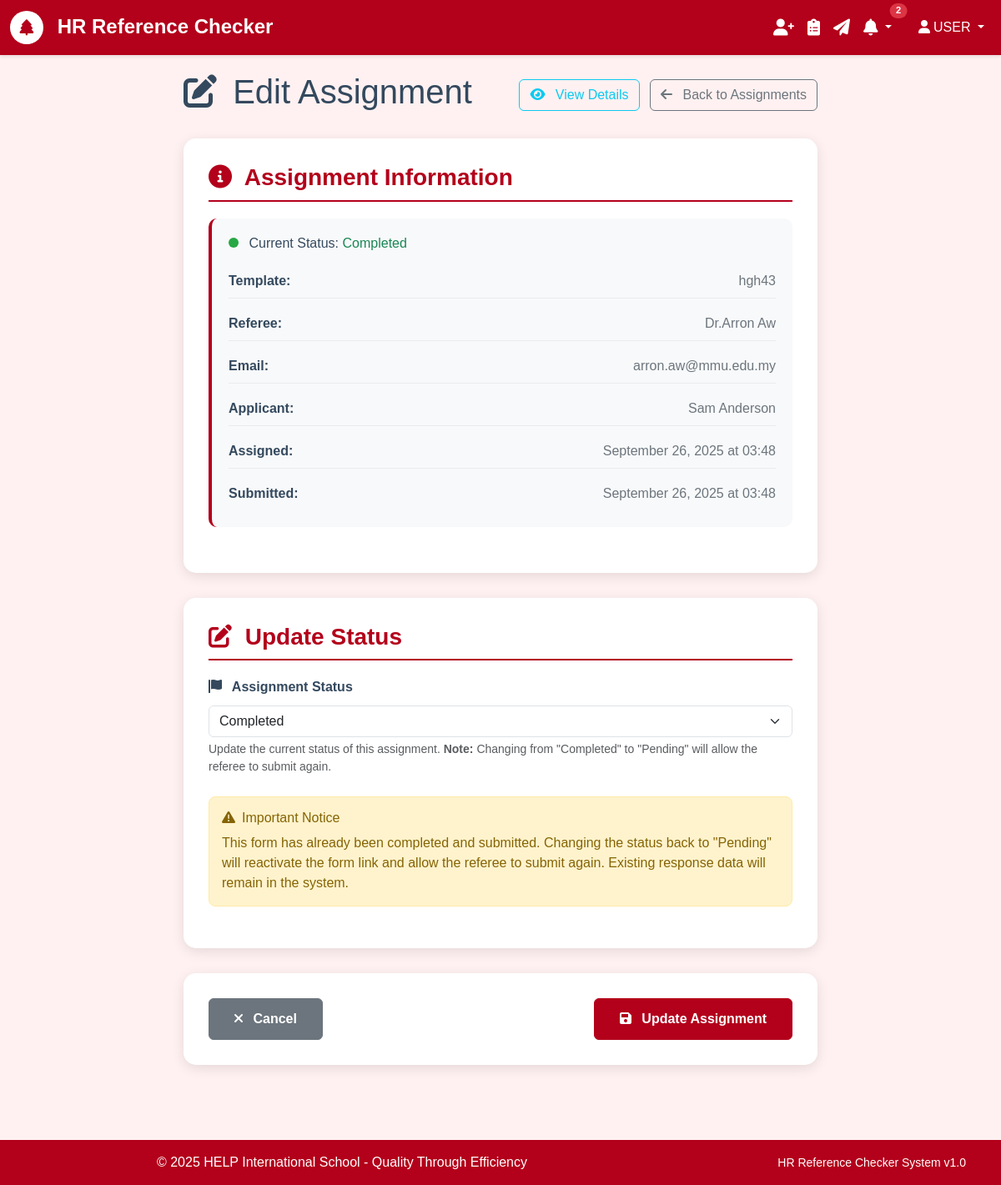
/forms/30/edit/ (signed in), run on the app's committed database.
### authentication/models.py (models this page shows, shortened)
class User(AbstractUser):
    email = models.EmailField(unique=True)
    is_active = models.BooleanField(default=True)
    created_at = models.DateTimeField(auto_now_add=True)
    USERNAME_FIELD = 'email'
    REQUIRED_FIELDS = ['username']
    class Meta:
        db_table = 'auth_user'
        verbose_name = 'User'
        verbose_name_plural = 'Users'

### forms/models.py (models this page shows, shortened)
class Form(models.Model):
    template = models.ForeignKey('form_templates.Template', on_delete=models.CASCADE)
    referee = models.ForeignKey('referees.Referee', on_delete=models.CASCADE)
    unique_token = models.CharField(max_length=255, unique=True, blank=True)
    status = models.CharField(
        max_length=20,
        choices=FormStatus.choices,
        default=FormStatus.PENDING
    )
    created_at = models.DateTimeField(auto_now_add=True)
    submitted_at = models.DateTimeField(null=True, blank=True)
    class Meta:
        ordering = ['-created_at']
        verbose_name = 'Form Assignment'
        verbose_name_plural = 'Form Assignments'

### form_templates/models.py (models this page shows, shortened)
class Template(models.Model):
    title = models.CharField(max_length=255, validators=[MinLengthValidator(3)])
    description = models.TextField(blank=True, help_text="Brief description of this template")
    instructions = models.TextField(
        blank=True,
        help_text="Instructions shown to referees before filling the form"
    )
    created_by = models.ForeignKey(settings.AUTH_USER_MODEL, on_delete=models.CASCADE)
    is_active = models.BooleanField(default=True)
    created_at = models.DateTimeField(auto_now_add=True)
    updated_at = models.DateTimeField(auto_now=True)
    class Meta:
        ordering = ['-created_at']
        verbose_name = 'Form Template'
        verbose_name_plural = 'Form Templates'

### referees/models.py (models this page shows, shortened)
class Referee(models.Model):
    name = models.CharField(max_length=255)
    email = models.EmailField()
    phone_regex = RegexValidator(
        regex=r'^\+?1?\d{9,15}$',
        message="Phone number must be entered in the format: '+999999999'. Up to 15 digits allowed."
    )
    phone = models.CharField(validators=[phone_regex], max_length=17, blank=True)
    relationship = models.CharField(max_length=100, help_text="e.g., Former Manager, Colleague, etc.")
    applicant_name = models.CharField(max_length=255, help_text="Name of the person being referenced")
    created_at = models.DateTimeField(auto_now_add=True)
    is_active = models.BooleanField(default=True)
    class Meta:
        ordering = ['-created_at']
        verbose_name = 'Referee'
        verbose_name_plural = 'Referees'

### forms/views.py (the view, shortened to what this page needs)
# urls.py: path('<int:pk>/edit/', views.FormUpdateView.as_view(), name='edit'),
class FormUpdateView(LoginRequiredMixin, UpdateView):
    model = Form
    form_class = FormStatusUpdateForm
    template_name = 'forms/edit.html'
    context_object_name = 'object'

### forms/forms.py
class FormStatusUpdateForm(forms.ModelForm):
    class Meta:
        model = Form
        fields = ['status']
        widgets = {
            'status': forms.Select(attrs={
                'class': 'form-select'
            })
        }
    def __init__(self, *args, **kwargs):
        super().__init__(*args, **kwargs)
        self.fields['status'].help_text = "Update the current status of this assignment"

### core/models.py (called while the page is built)
    @classmethod
    def get_unread_count(cls, user):
        return cls.objects.filter(user=user, is_read=False, is_dismissed=False).count()

    @classmethod
    def get_recent_notifications(cls, user, limit=10):
        return cls.objects.filter(user=user, is_dismissed=False).order_by('-created_at')[:limit]

### templates/forms/edit.html (shortened to what this page needs)
{% extends 'base.html' %}
{% block content %}
<div class="edit-container">
    <div class="d-flex justify-content-between align-items-center mb-4">
        <h1>
            <i class="fas fa-edit me-2"></i>
            Edit Assignment
        </h1>
        <div>
            <a href="{% url 'forms:detail' object.pk %}" class="btn btn-outline-info me-2">
                <i class="fas fa-eye me-2"></i>
                View Details
            </a>
            <a href="{% url 'forms:list' %}" class="btn btn-outline-secondary">
                <i class="fas fa-arrow-left me-2"></i>
                Back to Assignments
            </a>
        </div>
    </div>
    <form method="post" id="editAssignmentForm">
        <div class="form-section">
            <h3 class="section-title">
                <i class="fas fa-info-circle me-2"></i>
                Assignment Information
            </h3>
            <div class="assignment-info">
                <h6 class="mb-3">
                    <span class="status-indicator {% if object.status == 'PENDING' %}status-pending{% else %}status-completed{% endif %}"></span>
                    Current Status:
                    {% if object.status == 'PENDING' %}
                        <span class="text-warning">Pending</span>
                    {% else %}
                        <span class="text-success">Completed</span>
                    {% endif %}
                </h6>
                <div class="info-item">
                    <span class="info-label">Template:</span>
                    <span class="info-value">{{ object.template.title }}</span>
                </div>
                <div class="info-item">
                    <span class="info-label">Referee:</span>
                    <span class="info-value">{{ object.referee.name }}</span>
                </div>
                <div class="info-item">
                    <span class="info-label">Email:</span>
                    <span class="info-value">{{ object.referee.email }}</span>
                </div>
                <div class="info-item">
                    <span class="info-label">Applicant:</span>
                    <span class="info-value">{{ object.referee.applicant_name }}</span>
                </div>
                <div class="info-item">
                    <span class="info-label">Assigned:</span>
                    <span class="info-value">{{ object.created_at|date:"F d, Y \a\\t H:i" }}</span>
                </div>
                {% if object.submitted_at %}
                <div class="info-item">
                    <span class="info-label">Submitted:</span>
                    <span class="info-value">{{ object.submitted_at|date:"F d, Y \a\\t H:i" }}</span>
                </div>
                {% endif %}
            </div>
        </div>
        <div class="form-section">
            <h3 class="section-title">
                <i class="fas fa-edit me-2"></i>
                Update Status
            </h3>
            <div class="form-group">
                <label for="{{ form.status.id_for_label }}" class="form-label">
                    <i class="fas fa-flag me-2"></i>
                    Assignment Status
                </label>
                {{ form.status }}
                <div class="form-text">
                    Update the current status of this assignment.
                    <strong>Note:</strong> Changing from "Completed" to "Pending" will allow the referee to submit again.
                </div>
            </div>
            {% if object.status == 'COMPLETED' %}
                <div class="warning-message">
                    <h6><i class="fas fa-exclamation-triangle me-2"></i>Important Notice</h6>
                    <p class="mb-0">
                        This form has already been completed and submitted.
                        Changing the status back to "Pending" will reactivate the form link and allow the referee to submit again.
                        Existing response data will remain in the system.
                    </p>
                </div>
            {% endif %}
        </div>
        <div class="form-section">
            <div class="d-flex justify-content-between">
                <div>
                    <a href="{% url 'forms:list' %}" class="btn btn-secondary">
                        <i class="fas fa-times me-2"></i>
                        Cancel
                    </a>
                </div>
                <div>
                    <button type="submit" class="btn btn-primary">
                        <i class="fas fa-save me-2"></i>
                        Update Assignment
                    </button>
                </div>
            </div>
        </div>
    </form>
</div>
{% endblock %}

### templates/base.html (shortened to what this page needs)
<!DOCTYPE html>
<html lang="en">
<head>
    <link href="https://cdn.jsdelivr.net/npm/bootstrap@5.3.0/dist/css/bootstrap.min.css" rel="stylesheet">
    <link href="https://cdnjs.cloudflare.com/ajax/libs/font-awesome/6.0.0/css/all.min.css" rel="stylesheet">
</head>
<body>
    <nav class="navbar navbar-expand-lg navbar-dark">
        <div class="container-fluid">
            <a class="navbar-brand" href="{% url 'core:home' %}">
                <span class="help-logo">
                    <i class="fas fa-tree"></i>
                </span>
                HR Reference Checker
            </a>
            <div class="collapse navbar-collapse" id="navbarNav">
                {% if user.is_authenticated %}
                    <ul class="navbar-nav me-3">
                        <li class="nav-item">
                            <a class="nav-link" href="{% url 'referees:list' %}" title="Manage Referees">
                                <i class="fas fa-user-plus fa-lg"></i>
                            </a>
                        </li>
                        <li class="nav-item">
                            <a class="nav-link" href="{% url 'form_templates:list' %}" title="Manage Templates">
                                <i class="fas fa-clipboard-list fa-lg"></i>
                            </a>
                        </li>
                        <li class="nav-item">
                            <a class="nav-link" href="{% url 'forms:list' %}" title="Assign Forms">
                                <i class="fas fa-paper-plane fa-lg"></i>
                            </a>
                        </li>
                        <li class="nav-item dropdown">
                            <a class="nav-link dropdown-toggle position-relative" href="#" title="Notifications" role="button" data-bs-toggle="dropdown" id="notificationDropdown">
                                <i class="fas fa-bell fa-lg"></i>
                                {% if notification_count > 0 %}
                                    <span class="position-absolute top-0 start-100 translate-middle badge rounded-pill bg-danger notification-badge" id="notificationBadge">
                                        {{ notification_count }}
                                    </span>
                                {% endif %}
                            </a>
                        </li>
                    </ul>
                {% endif %}
                <ul class="navbar-nav">
                    {% if user.is_authenticated %}
                        <li class="nav-item dropdown">
                            <a class="nav-link dropdown-toggle" href="#" id="navbarDropdown" role="button" data-bs-toggle="dropdown">
                                <i class="fas fa-user me-1"></i>{{ user.first_name|upper|default:"USER" }}
                            </a>
                        </li>
                    {% else %}
                        <li class="nav-item">
                            <a class="nav-link" href="{% url 'authentication:login' %}">
                                <i class="fas fa-sign-in-alt me-1"></i>Login
                            </a>
                        </li>
                    {% endif %}
                </ul>
            </div>
        </div>
    </nav>
    <div class="main-content-area">
        {% block content %}{% endblock %}
    </div>
    <footer class="footer">
        <div class="container">
            <div class="row">
                <div class="col-md-8">
                    <p class="mb-0">&copy; 2025 HELP International School - Quality Through Efficiency</p>
                </div>
                <div class="col-md-4 text-end">
                    <small>HR Reference Checker System v1.0</small>
                </div>
            </div>
        </div>
    </footer>
</body>
</html>

### templates/base.html (style rules this page uses)
:root { --help-red: #B3001B; --help-light-pink: #FFF1F1; --help-white: #FFFFFF; --help-light-gray: #FEFEFE; --help-gray: #DEE2E6; --help-dark-gray: #34495E; --help-green: #4CAF50; --help-blue: #35F33C; }
body { font-family: 'Pragati Narrow', Arial, sans-serif; background-color: var(--help-light-pink); color: var(--help-dark-gray); }
.navbar { background-color: var(--help-red) !important; box-shadow: 0 2px 4px rgba(0,0,0,0.1); }
.navbar-brand { font-weight: bold; color: var(--help-white) !important; font-size: 1.5rem; }
.nav-link { color: var(--help-white) !important; font-weight: 500; }
.btn-primary { background-color: var(--help-red); border-color: var(--help-red); }
.help-logo { width: 40px; height: 40px; background-color: var(--help-white); border-radius: 50%; display: inline-flex; align-items: center; justify-content: center; margin-right: 10px; }
.help-logo i { color: var(--help-red); font-size: 1.2rem; }
.footer { background-color: var(--help-red); color: var(--help-white); text-align: center; padding: 15px 0; margin-top: 40px; }
.main-content-area { min-height: calc(100vh - 140px); }
.btn { transition: all 0.2s ease; }
.nav-link { transition: transform 0.2s ease; }
.notification-badge { font-size: 0.7rem; min-width: 18px; height: 18px; display: flex; align-items: center; justify-content: center; }
.notification-badge { animation: notificationPulse 2s infinite; }

### templates/forms/edit.html (style rules this page uses)
.edit-container { padding: 20px; max-width: 800px; margin: 0 auto; }
.form-section { background: white; border-radius: 15px; padding: 30px; margin-bottom: 30px; box-shadow: 0 4px 15px rgba(0,0,0,0.1); }
.section-title { color: var(--help-red); font-weight: bold; margin-bottom: 20px; border-bottom: 2px solid var(--help-red); padding-bottom: 10px; }
.assignment-info { background-color: #f8f9fa; border-radius: 10px; padding: 20px; margin-bottom: 25px; border-left: 4px solid var(--help-red); }
.info-item { display: flex; justify-content: space-between; margin-bottom: 10px; padding: 8px 0; border-bottom: 1px solid #e9ecef; }
.info-item:last-child { border-bottom: none; margin-bottom: 0; }
.info-label { font-weight: 600; color: var(--help-dark-gray); }
.info-value { color: #6c757d; text-align: right; }
.form-group { margin-bottom: 25px; }
.form-label { font-weight: 600; color: var(--help-dark-gray); margin-bottom: 10px; }
.status-indicator { display: inline-block; width: 12px; height: 12px; border-radius: 50%; margin-right: 8px; }
.status-completed { background-color: #28a745; }
.btn-primary { background-color: var(--help-red); border-color: var(--help-red); padding: 12px 30px; font-weight: 600; }
.btn-secondary { padding: 12px 30px; font-weight: 600; }
.warning-message { background-color: #fff3cd; border: 1px solid #ffeaa7; border-radius: 8px; padding: 15px; margin: 20px 0; color: #856404; }

### data on the page
Form: template "hgh43", referee.name "Dr.Arron Aw", referee.email "arron.aw@mmu.edu.my", referee.applicant_name "Sam Anderson", created_at "September 26, 2025 at 03:48", submitted_at "September 26, 2025 at 03:48", status "Completed"

### other printed values
{{ notification_count }} "2"
{{ user.first_name|upper|default:"USER" }} "USER"
